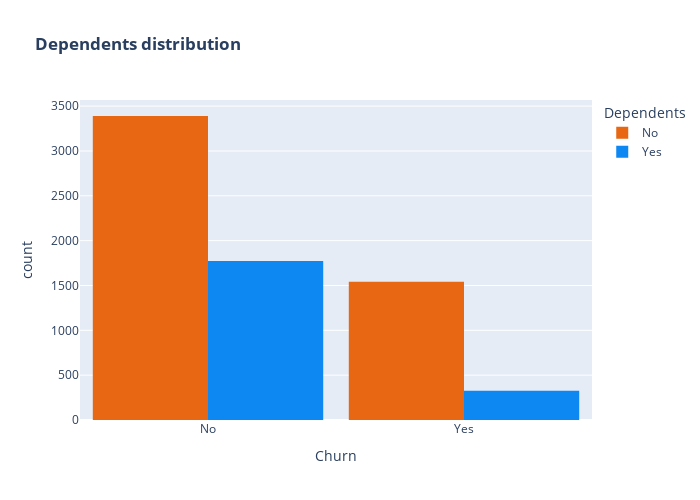

This figure's notebook cell:
### Markdown cell above
##### e. Churn by dependent distribution

### Code cell
color_map = {"Yes": "#0D88F3", "No": "#E76712"}
fig = px.histogram(df, x="Churn", color="Dependents", barmode="group", title="<b>Dependents distribution</b>", color_discrete_map=color_map)
fig.update_layout(width=700, height=500, bargap=0.1)
fig.show()

### Figure 1 — Plotly figure (JSON) as saved in the notebook; plotly's stock layout.template omitted (floating-point values rounded to 4 significant figures; data arrays with more than 128 entries replaced by an {"elided": "..."} marker saying what was removed)
{"data": [{"alignmentgroup": "True", "bingroup": "x", "hovertemplate": "Dependents=No<br>Churn=%{x}<br>count=%{y}<extra></extra>", "legendgroup": "No", "marker": {"color": "#E76712", "pattern": {"shape": ""}}, "name": "No", "offsetgroup": "No", "orientation": "v", "showlegend": true, "type": "histogram", "x": {"elided": "4933 str values"}, "xaxis": "x", "yaxis": "y"}, {"alignmentgroup": "True", "bingroup": "x", "hovertemplate": "Dependents=Yes<br>Churn=%{x}<br>count=%{y}<extra></extra>", "legendgroup": "Yes", "marker": {"color": "#0D88F3", "pattern": {"shape": ""}}, "name": "Yes", "offsetgroup": "Yes", "orientation": "v", "showlegend": true, "type": "histogram", "x": {"elided": "2099 str values"}, "xaxis": "x", "yaxis": "y"}], "layout": {"bargap": 0.1, "barmode": "group", "height": 500, "legend": {"title": {"text": "Dependents"}, "tracegroupgap": 0}, "title": {"text": "<b>Dependents distribution</b>"}, "width": 700, "xaxis": {"anchor": "y", "domain": [0, 1], "title": {"text": "Churn"}}, "yaxis": {"anchor": "x", "domain": [0, 1], "title": {"text": "count"}}}}
